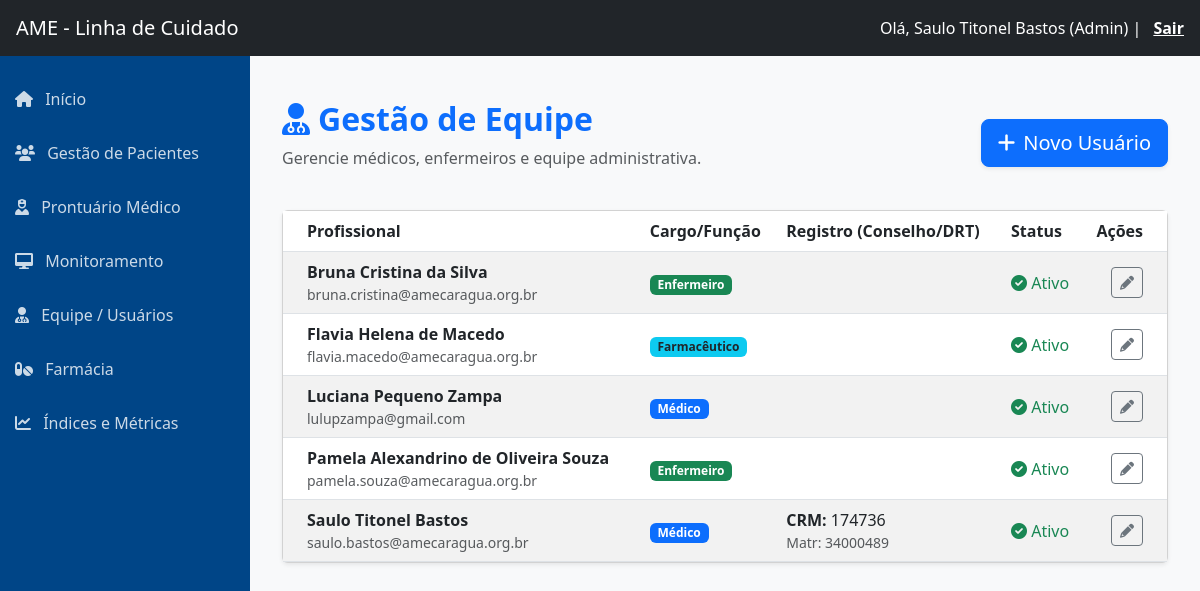
/usuarios/ (signed in), run on the app's committed database.
### core/models.py (models this page shows, shortened)
class Usuario(AbstractUser):
    mudar_senha = models.BooleanField(default=False, verbose_name="Forçar Troca de Senha")
    email_verificado = models.BooleanField(default=False, verbose_name="Email Verificado")
    TIPO_PROFISSIONAL_CHOICES = [
        ('MED', 'Médico'),
        ('ENF', 'Enfermeiro'),
        ('NUT', 'Nutricionista'),
        ('FAR', 'Farmacêutico'),
    ]
    TIPO_REGISTRO_CHOICES = [
        ('CRM', 'CRM'),
        ('COREN', 'COREN'),
        ('CRN', 'CRN'),
        ('CRF', 'CRF'),
    ]
    tipo_profissional = models.CharField(
        max_length=3,
        choices=TIPO_PROFISSIONAL_CHOICES,
        null=True,
        blank=True,
        verbose_name="Tipo Profissional"
    )
    tipo_registro = models.CharField(
        max_length=10,
        choices=TIPO_REGISTRO_CHOICES,
        null=True,
        blank=True,
        verbose_name="Conselho (Ex: CRM)"
    )
    registro_profissional = models.CharField(
        max_length=20,
        null=True,
        blank=True,
        verbose_name="Número do Conselho"
    )
    drt = models.CharField(
        max_length=20,
        null=True,
        blank=True,
        verbose_name="DRT / Matrícula"
    )
    USERNAME_FIELD = 'username'
    REQUIRED_FIELDS = ['email', 'first_name', 'last_name']

### core/decorators.py (the view)
    def wrapper_func(request, *args, **kwargs):
        if request.user.is_authenticated and request.user.is_superuser:
            return view_func(request, *args, **kwargs)
        else:
            messages.error(request, "Você não tem permissão para acessar esta página.")
            return redirect('index')  # <--- CORREÇÃO: Mudado de 'home' para 'index'

### core/views.py (called while the page is built, shortened)
@login_required
@admin_only
def gestao_usuarios(request):
    users = Usuario.objects.all().order_by('first_name')
    return render(request, 'gestao_usuarios.html', {'users': users})

### core/templates/gestao_usuarios.html (shortened to what this page needs)
{% extends 'sidebar.html' %}
{% load static %}
{% block content %}
<div class="container mt-4">
    <div class="d-flex justify-content-between align-items-center mb-4">
        <div>
            <h2 class="text-primary fw-bold"><i class="fas fa-user-md me-2"></i>Gestão de Equipe</h2>
            <p class="text-muted">Gerencie médicos, enfermeiros e equipe administrativa.</p>
        </div>
        <button type="button" class="btn btn-primary btn-lg shadow-sm" onclick="abrirModalNovo()">
            <i class="fas fa-plus me-2"></i>Novo Usuário
        </button>
    </div>
    <div class="card shadow-sm">
        <div class="card-body p-0">
            <table class="table table-hover table-striped mb-0 align-middle">
                <thead class="bg-light">
                    <tr>
                        <th class="ps-4">Profissional</th>
                        <th>Cargo/Função</th>
                        <th>Registro (Conselho/DRT)</th>
                        <th>Status</th>
                        <th class="text-end pe-4">Ações</th>
                    </tr>
                </thead>
                <tbody>
                    {% for u in users %}
                    <tr>
                        <td class="ps-4">
                            <div class="fw-bold">{{ u.get_full_name|default:u.username }}</div>
                            <div class="small text-muted">{{ u.email }}</div>
                        </td>
                        <td>
                            {% if u.tipo_profissional == 'MED' %}<span class="badge bg-primary">Médico</span>
                            {% elif u.tipo_profissional == 'ENF' %}<span class="badge bg-success">Enfermeiro</span>
                            {% elif u.tipo_profissional == 'NUT' %}<span class="badge bg-warning text-dark">Nutricionista</span>
                            {% elif u.tipo_profissional == 'FAR' %}<span class="badge bg-info text-dark">Farmacêutico</span>
                            {% else %}<span class="badge bg-secondary">Administrativo</span>
                            {% endif %}
                        </td>
                        <td>
                            {% if u.tipo_registro and u.registro_profissional %}
                                <strong>{{ u.tipo_registro }}:</strong> {{ u.registro_profissional }}
                            {% endif %}
                            {% if u.drt %}
                                <div class="small text-muted">Matr: {{ u.drt }}</div>
                            {% endif %}
                        </td>
                        <td>
                            {% if u.is_active %}
                                <span class="text-success"><i class="fas fa-check-circle"></i> Ativo</span>
                            {% else %}
                                <span class="text-danger"><i class="fas fa-times-circle"></i> Inativo</span>
                            {% endif %}
                        </td>
                        <td class="text-end pe-4">
                            <button class="btn btn-sm btn-outline-secondary" onclick="editarUsuario({{ u.id }})" title="Editar">
                                <i class="fas fa-pencil-alt"></i>
                            </button>
                        </td>
                    </tr>
                    {% empty %}
                    <tr>
                        <td colspan="5" class="text-center py-4 text-muted">Nenhum usuário cadastrado.</td>
                    </tr>
                    {% endfor %}
                </tbody>
            </table>
        </div>
    </div>
</div>
{% endblock %}

### core/templates/sidebar.html (shortened to what this page needs)
{% load static %}
<!DOCTYPE html>
<html lang="pt-br">
<head>
    <link href="https://cdn.jsdelivr.net/npm/bootstrap@5.3.0/dist/css/bootstrap.min.css" rel="stylesheet">
    <link href="https://cdnjs.cloudflare.com/ajax/libs/font-awesome/6.0.0/css/all.min.css" rel="stylesheet">
</head>
<body>
    <nav class="navbar navbar-dark bg-dark px-3">
        <a class="navbar-brand" href="#">AME - Linha de Cuidado</a>
        <div class="text-white">
            Olá, {{ user.get_full_name|default:user.username }}
            {% if user.is_superuser %}(Admin){% endif %} |
            <a href="{% url 'logout' %}" class="text-white fw-bold ms-2" style="text-decoration: underline;">Sair</a>
        </div>
    </nav>
    <div class="wrapper">
        <nav class="sidebar">
            <ul class="list-unstyled mt-3">
                <li>
                    <a href="{% url 'index' %}">
                        <i class="fas fa-home me-2"></i> Início
                    </a>
                </li>
                {% if user.is_superuser or user.tipo_profissional == 'ENF' or user.tipo_profissional == 'NUT' or user.tipo_profissional == 'FAR' or user.tipo_profissional == 'MED' %}
                <li>
                    <a href="{% url 'gestao_pacientes' %}">
                        <i class="fas fa-users me-2"></i> Gestão de Pacientes
                    </a>
                </li>
                {% endif %}
                <li>
                    <a href="{% url 'atendimento_hub' %}">
                        <i class="fas fa-user-nurse me-2"></i> Prontuário Médico
                    </a>
                </li>
                {% if user.is_superuser or user.tipo_profissional == 'ENF' or user.tipo_profissional == 'NUT' or user.tipo_profissional == 'FAR' %}
                <li>
                    <a href="{% url 'monitoramento_busca' %}">
                        <i class="fas fa-desktop me-2"></i> Monitoramento
                    </a>
                </li>
                {% endif %}
                {% if user.is_superuser %}
                <li>
                    <a href="{% url 'gestao_usuarios' %}">
                        <i class="fas fa-user-md me-2"></i> Equipe / Usuários
                    </a>
                </li>
                <li>
                    <a href="{% url 'gestao_medicamentos' %}">
                        <i class="fas fa-pills me-2"></i> Farmácia
                    </a>
                </li>
                <li>
                    <a href="{% url 'indices' %}">
                        <i class="fas fa-chart-line me-2"></i> Índices e Métricas
                    </a>
                </li>
                {% endif %}
            </ul>
        </nav>
        <main class="content">
            {% block content %}
            {% endblock %}
        </main>
    </div>
</body>
</html>

### core/templates/sidebar.html (style rules this page uses)
body { min-height: 100vh; display: flex; flex-direction: column; }
.wrapper { display: flex; flex: 1; }
.sidebar { min-width: 250px; background-color: #004587; color: white; min-height: 100vh; }
.sidebar a { color: rgba(255,255,255,0.8); text-decoration: none; padding: 15px; display: block; }
.content { flex: 1; padding: 20px; background-color: #f8f9fa; }

### data on the page
Usuario: get_full_name "Saulo Titonel Bastos", email "saulo.bastos@amecaragua.org.br", tipo_profissional "Médico", tipo_registro "CRM", registro_profissional "174736", drt "34000489", is_active True (drawn)
Usuario: get_full_name "Bruna Cristina da Silva", email "bruna.cristina@amecaragua.org.br", tipo_profissional "Enfermeiro", is_active True (drawn)
Usuario: get_full_name "Flavia Helena de Macedo", email "flavia.macedo@amecaragua.org.br", tipo_profissional "Farmacêutico", is_active True (drawn)
Usuario: get_full_name "Luciana Pequeno Zampa", email "lulupzampa@gmail.com", tipo_profissional "Médico", is_active True (drawn)
Usuario: get_full_name "Pamela Alexandrino de Oliveira Souza", email "pamela.souza@amecaragua.org.br", tipo_profissional "Enfermeiro", is_active True (drawn)
